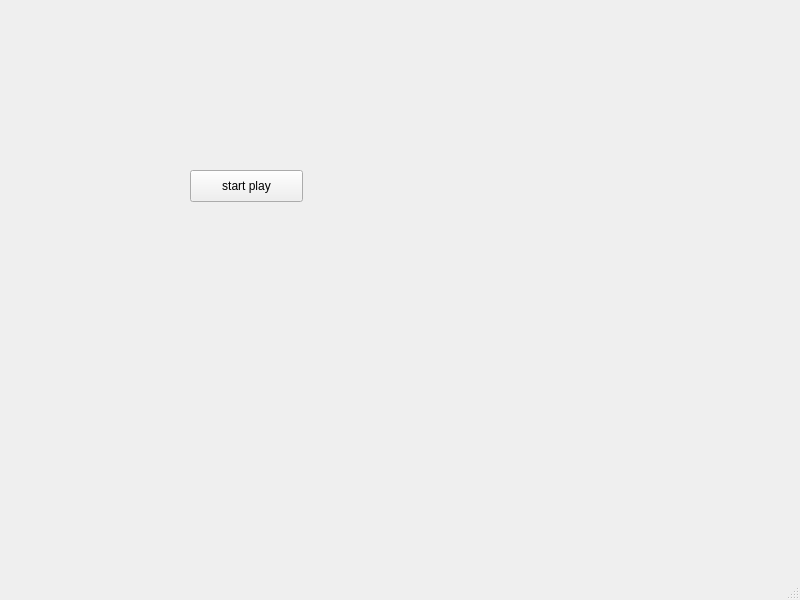
<?xml version="1.0" encoding="UTF-8"?>
<ui version="4.0">
 <class>MainWindow</class>
 <widget class="QMainWindow" name="MainWindow">
  <property name="geometry">
   <rect>
    <x>0</x>
    <y>0</y>
    <width>800</width>
    <height>600</height>
   </rect>
  </property>
  <property name="windowTitle">
   <string>MainWindow</string>
  </property>
  <widget class="QWidget" name="centralwidget">
   <widget class="QPushButton" name="playButton">
    <property name="geometry">
     <rect>
      <x>190</x>
      <y>170</y>
      <width>113</width>
      <height>32</height>
     </rect>
    </property>
    <property name="text">
     <string>start play</string>
    </property>
   </widget>
  </widget>
  <widget class="QMenuBar" name="menubar">
   <property name="geometry">
    <rect>
     <x>0</x>
     <y>0</y>
     <width>800</width>
     <height>24</height>
    </rect>
   </property>
  </widget>
  <widget class="QStatusBar" name="statusbar"/>
 </widget>
 <resources/>
 <connections/>
</ui>
